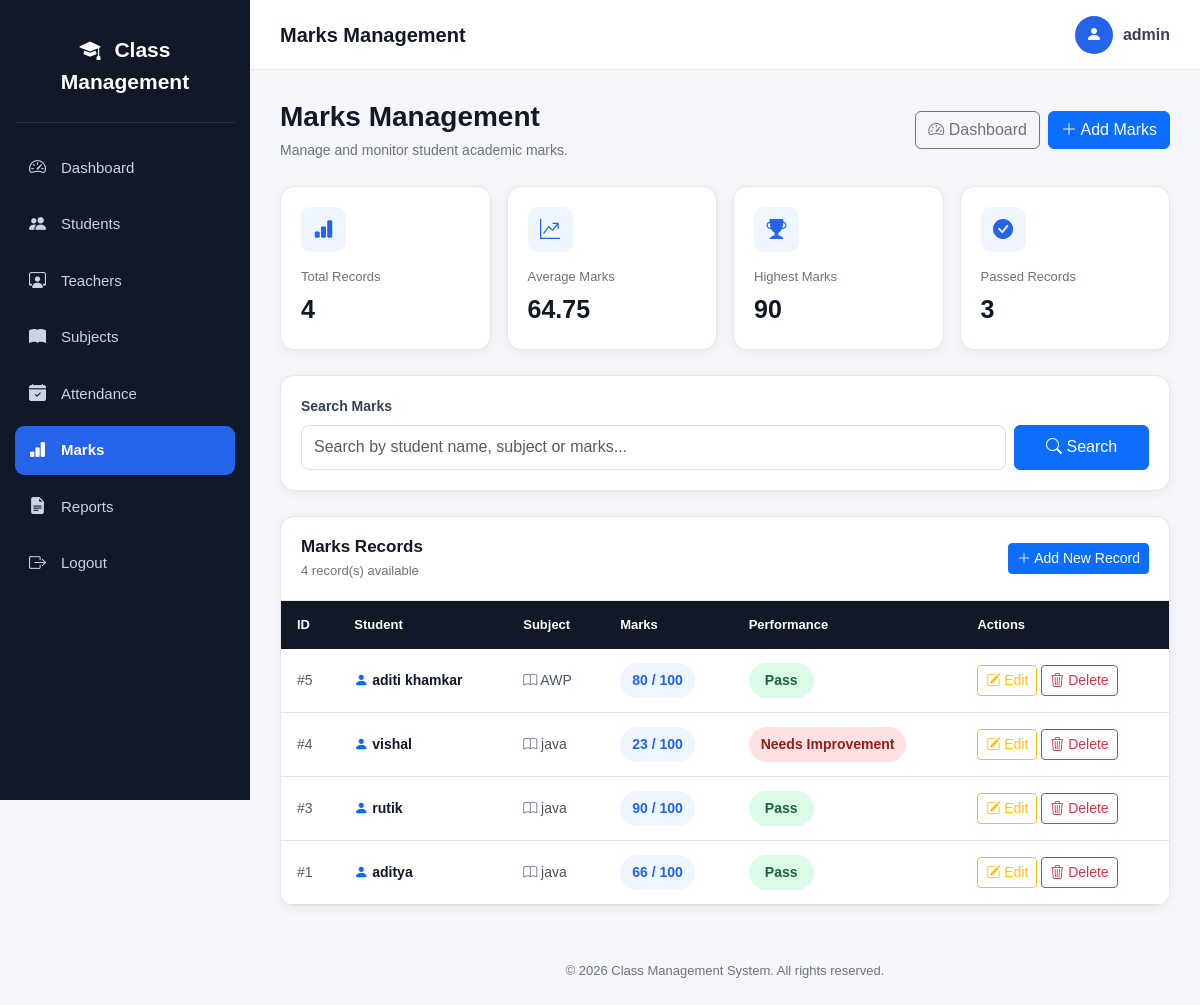
Page /marks.php (signed in) on the committed database.
### tables this page shows
CREATE TABLE marks (
    id INT UNSIGNED NOT NULL AUTO_INCREMENT,
    student_id INT UNSIGNED NOT NULL,
    student_name VARCHAR(100) NOT NULL,
    subject_name VARCHAR(100) NOT NULL,
    marks INT NOT NULL,
    PRIMARY KEY (id),
    KEY idx_marks_student_id (student_id),
    UNIQUE KEY uq_student_subject (student_id, subject_name),
    CONSTRAINT fk_marks_student
        FOREIGN KEY (student_id)
        REFERENCES students (id)
        ON UPDATE CASCADE
        ON DELETE RESTRICT,
    CONSTRAINT chk_marks_range
        CHECK (marks >= 0 AND marks <= 100)
);

### marks.php (the view, shortened to what this page needs)
<?php
require_once __DIR__ . '/config.php';
function e(string $value): string
{
    return htmlspecialchars($value, ENT_QUOTES, 'UTF-8');
}
$admin_name = (string) ($_SESSION['admin'] ?? 'Administrator');
$search = trim((string) ($_GET['search'] ?? ''));
$marks_records = [];
$total_records = 0;
$total_marks = 0.0;
$highest_marks = 0.0;
$passed_count = 0;
$failed_count = 0;
$average_marks = 0.0;
try {
    if ($search !== '') {
        $search_pattern = '%' . $search . '%';
        $stmt = $conn->prepare(
            "SELECT id, student_id, student_name, subject_name, marks
             FROM marks
             WHERE student_name LIKE ?
                OR subject_name LIKE ?
                OR CAST(marks AS CHAR) LIKE ?
             ORDER BY id DESC"
        );
        $stmt->bind_param(
            'sss',
            $search_pattern,
            $search_pattern,
            $search_pattern
        );
    } else {
        $stmt = $conn->prepare(
            "SELECT id, student_id, student_name, subject_name, marks
             FROM marks
             ORDER BY id DESC"
        );
    }
    $stmt->execute();
    $stmt->store_result();
    $stmt->bind_result(
        $id,
        $student_id,
        $student_name,
        $subject_name,
        $marks
    );
    while ($stmt->fetch()) {
        $mark_value = (float) $marks;
        $marks_records[] = [
            'id' => (int) $id,
            'student_id' => (int) $student_id,
            'student_name' => (string) $student_name,
            'subject_name' => (string) $subject_name,
            'marks' => $marks
        ];
        $total_marks += $mark_value;
        if ($total_records === 0 || $mark_value > $highest_marks) {
            $highest_marks = $mark_value;
        }
        if ($mark_value >= 40) {
            $passed_count++;
        } else {
            $failed_count++;
        }
        $total_records++;
    }
    if ($total_records > 0) {
        $average_marks = round($total_marks / $total_records, 2);
    }
} catch (mysqli_sql_exception $e) {
    error_log(
        'Marks page database error: ' . $e->getMessage()
    );
    $database_error = 'Unable to load marks records right now. Please try again later.';
}
?>
<!DOCTYPE html>
<html lang="en">
<head>
    <link
        href="https://cdn.jsdelivr.net/npm/bootstrap@5.3.3/dist/css/bootstrap.min.css"
        rel="stylesheet"
    >
    <link
        href="https://cdn.jsdelivr.net/npm/bootstrap-icons@1.11.3/font/bootstrap-icons.css"
        rel="stylesheet"
    >
</head>
<body>
<aside class="sidebar">
    <div class="sidebar-brand">
        <i class="bi bi-mortarboard-fill"></i>
        Class Management
    </div>
    <ul class="sidebar-menu">
        <li>
            <a href="dashboard.php">
                <i class="bi bi-speedometer2"></i>
                Dashboard
            </a>
        </li>
        <li>
            <a href="students.php">
                <i class="bi bi-people-fill"></i>
                Students
            </a>
        </li>
        <li>
            <a href="teachers.php">
                <i class="bi bi-person-workspace"></i>
                Teachers
            </a>
        </li>
        <li>
            <a href="subjects.php">
                <i class="bi bi-book-fill"></i>
                Subjects
            </a>
        </li>
        <li>
            <a href="attendance.php">
                <i class="bi bi-calendar-check-fill"></i>
                Attendance
            </a>
        </li>
        <li>
            <a href="marks.php" class="active" aria-current="page">
                <i class="bi bi-bar-chart-fill"></i>
                Marks
            </a>
        </li>
        <li>
            <a href="reports.php">
                <i class="bi bi-file-earmark-text-fill"></i>
                Reports
            </a>
        </li>
        <li>
            <a href="logout.php">
                <i class="bi bi-box-arrow-right"></i>
                Logout
            </a>
        </li>
    </ul>
</aside>
<div class="main-content">
    <div class="topbar">
        <div class="topbar-title">
            Marks Management
        </div>
        <div class="admin-profile">
            <div class="admin-icon">
                <i class="bi bi-person-fill"></i>
            </div>
            <span>
                <?php echo e($admin_name); ?>
            </span>
        </div>
    </div>
    <main class="content-area">
        <div class="page-header">
            <div>
                <h1 class="page-title">
                    Marks Management
                </h1>
                <p class="page-subtitle">
                    Manage and monitor student academic marks.
                </p>
            </div>
            <div class="header-actions">
                <a
                    href="dashboard.php"
                    class="btn btn-outline-secondary"
                >
                    <i class="bi bi-speedometer2"></i>
                    Dashboard
                </a>
                <a
                    href="add_marks.php"
                    class="btn btn-primary"
                >
                    <i class="bi bi-plus-lg"></i>
                    Add Marks
                </a>
            </div>
        </div>
        <div class="row g-3">
            <div class="col-lg-3 col-md-6">
                <div class="stat-card">
                    <div class="stat-icon">
                        <i class="bi bi-bar-chart-fill"></i>
                    </div>
                    <div class="stat-label">
                        Total Records
                    </div>
                    <div class="stat-value">
                        <?php echo $total_records; ?>
                    </div>
                </div>
            </div>
            <div class="col-lg-3 col-md-6">
                <div class="stat-card">
                    <div class="stat-icon">
                        <i class="bi bi-graph-up-arrow"></i>
                    </div>
                    <div class="stat-label">
                        Average Marks
                    </div>
                    <div class="stat-value">
                        <?php echo e((string) $average_marks); ?>
                    </div>
                </div>
            </div>
            <div class="col-lg-3 col-md-6">
                <div class="stat-card">
                    <div class="stat-icon">
                        <i class="bi bi-trophy-fill"></i>
                    </div>
                    <div class="stat-label">
                        Highest Marks
                    </div>
                    <div class="stat-value">
                        <?php echo e((string) $highest_marks); ?>
                    </div>
                </div>
            </div>
            <div class="col-lg-3 col-md-6">
                <div class="stat-card">
                    <div class="stat-icon">
                        <i class="bi bi-check-circle-fill"></i>
                    </div>
                    <div class="stat-label">
                        Passed Records
                    </div>
                    <div class="stat-value">
                        <?php echo $passed_count; ?>
                    </div>
                </div>
            </div>
        </div>
        <div class="search-card">
            <form
                method="GET"
                action="marks.php"
            >
                <div class="search-label">
                    Search Marks
                </div>
                <div class="row g-2">
                    <div class="col-md-10">
                        <input
                            type="text"
                            name="search"
                            class="form-control search-input"
                            placeholder="Search by student name, subject or marks..."
                            value="<?php echo e($search); ?>"
                            maxlength="100"
                            autocomplete="off"
                        >
                    </div>
                    <div class="col-md-2">
                        <button
                            type="submit"
                            class="btn btn-primary w-100"
                            style="height:45px;"
                        >
                            <i class="bi bi-search"></i>
                            Search
                        </button>
                    </div>
                </div>
            </form>
        </div>
        <div class="table-card">
            <div class="table-card-header">
                <div>
                    <h2 class="table-card-title">
                        Marks Records
                    </h2>
                    <div class="table-card-subtitle">
                        <?php echo $total_records; ?> record(s) available
                    </div>
                </div>
                <a
                    href="add_marks.php"
                    class="btn btn-sm btn-primary"
                >
                    <i class="bi bi-plus-lg"></i>
                    Add New Record
                </a>
            </div>
            <?php if ($total_records > 0): ?>
                <div class="table-responsive">
                    <table class="table table-hover align-middle">
                        <thead>
                            <tr>
                                <th>ID</th>
                                <th>Student</th>
                                <th>Subject</th>
                                <th>Marks</th>
                                <th>Performance</th>
                                <th>Actions</th>
                            </tr>
                        </thead>
                        <tbody>
                        <?php foreach ($marks_records as $row): ?>
                            <?php
                            $mark_value = (float) $row['marks'];
                            if ($mark_value >= 40) {
                                $performance_class = 'pass-badge';
                                $performance_text = 'Pass';
                            } else {
                                $performance_class = 'fail-badge';
                                $performance_text = 'Needs Improvement';
                            }
                            ?>
                            <tr>
                                <td>
                                    <span class="text-muted">
                                        #<?php echo (int) $row['id']; ?>
                                    </span>
                                </td>
                                <td>
                                    <div class="student-name">
                                        <i class="bi bi-person-fill text-primary"></i>
                                        <?php echo e((string) $row['student_name']); ?>
                                    </div>
                                </td>
                                <td>
                                    <div class="subject-name">
                                        <i class="bi bi-book text-secondary"></i>
                                        <?php echo e((string) $row['subject_name']); ?>
                                    </div>
                                </td>
                                <td>
                                    <span class="marks-badge">
                                        <?php echo e((string) $row['marks']); ?>
                                        / 100
                                    </span>
                                </td>
                                <td>
                                    <span class="marks-badge <?php echo $performance_class; ?>">
                                        <?php echo e($performance_text); ?>
                                    </span>
                                </td>
                                <td class="action-buttons">
                                    <a
                                        href="edit_marks.php?id=<?php echo (int) $row['id']; ?>"
                                        class="btn btn-sm btn-outline-warning"
                                        title="Edit Marks"
                                    >
                                        <i class="bi bi-pencil-square"></i>
                                        Edit
                                    </a>
                                    <form
                                        method="POST"
                                        action="delete_marks.php"
                                        class="d-inline delete-form"
                                        onsubmit="return confirm('Are you sure you want to delete this marks record?');"
                                    >
                                        <button
                                            type="submit"
                                            class="btn btn-sm btn-outline-danger"
                                            title="Delete Marks"
                                        >
                                            <i class="bi bi-trash3"></i>
                                            Delete
                                        </button>
                                    </form>
                                </td>
                            </tr>
                        <?php endforeach; ?>
                        </tbody>
                    </table>
                </div>
            <?php endif; ?>
        </div>
    </main>
    <footer class="footer">
        © <?php echo date('Y'); ?> Class Management System.
        All rights reserved.
    </footer>
</div>
</body>
</html>

### rows in the picture
marks: marks "90", id "3", student_name "rutik", subject_name "java", marks "Pass"
marks: id "5", student_name "aditi khamkar", subject_name "AWP", marks "80", marks "Pass"
marks: id "4", student_name "vishal", subject_name "java", marks "23", marks "Needs Improvement"
marks: id "1", student_name "aditya", subject_name "java", marks "66", marks "Pass"

### other values in the picture
$admin_name "admin"
$total_records "4"
$average_marks "64.75"
$passed_count "3"
